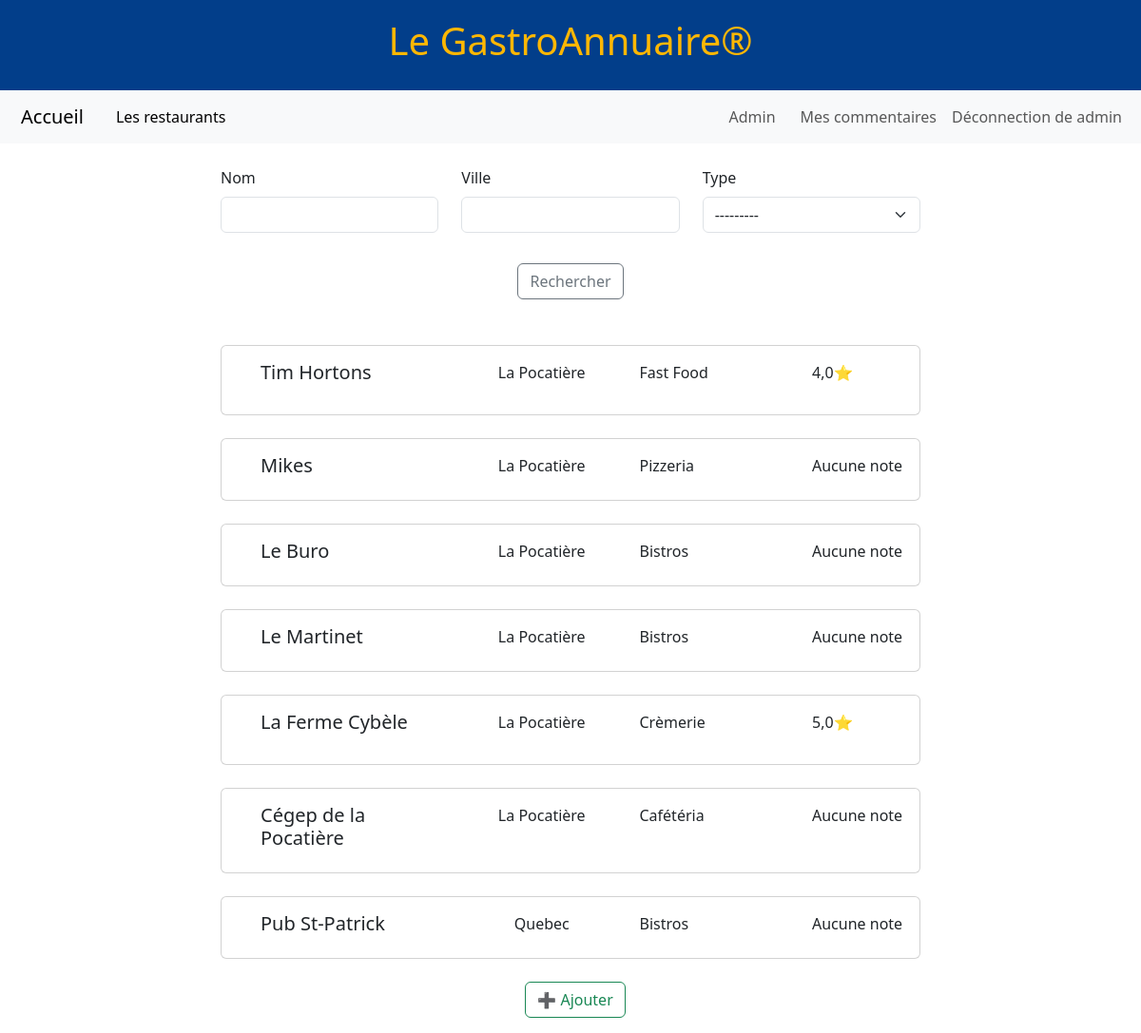
The page /restaurant/listeRestaurant/ (signed in) on the database its author committed.
### restaurant/models.py (models this page shows)
class Restaurant(models.Model):
    noRestaurant        = models.AutoField(primary_key=True)
    nomRestaurant       = models.CharField(max_length=25)
    villeRestaurant     = models.CharField(max_length=25)
    typeRestaurant      = models.ForeignKey(TypeResto,on_delete=models.DO_NOTHING)
    def moyenneNote(self):
       return self.commentaire_set.aggregate(avg_note=Avg('note'))['avg_note']

class TypeResto(models.Model):
    noType              = models.AutoField(primary_key=True)
    nomType             = models.CharField(max_length=20)
    def __str__(self):
        return self.nomType

### restaurant/views.py (the view)
# urls.py: path('listeRestaurant/', listeRestaurant.as_view(), name='listeRestaurant'),
class listeRestaurant(ListView):
    model = Restaurant
    template_name = 'listeRestaurant.html'
    context_object_name = 'restaurants'
    def get_queryset(self):
        queryset = super().get_queryset()
        form = RestaurantFilterForm(self.request.GET)
        if form.is_valid():
            nom = form.cleaned_data.get('nom')
            ville = form.cleaned_data.get('ville')
            type = form.cleaned_data.get('type')
            if nom:
                queryset = queryset.filter(nomRestaurant__icontains=nom)
            if ville:
                queryset = queryset.filter(villeRestaurant__icontains=ville)
            if type:
                queryset = queryset.filter(typeRestaurant=type)
        return queryset
    def get_context_data(self, **kwargs):
        context = super().get_context_data(**kwargs)
        context['filter_form'] = RestaurantFilterForm(self.request.GET)
        return context

### restaurant/forms.py
class RestaurantFilterForm(forms.Form):
    nom = forms.CharField(required=False)
    ville = forms.CharField(required=False)
    type = forms.ModelChoiceField(queryset=TypeResto.objects.all(), required=False)

### restaurant/templates/listeRestaurant.html (shortened to what this page needs)
{% extends 'maitreRestaurant.html' %}
{% load crispy_forms_tags %}
{% block contenu %}
<div class="container">
    <div class="row justify-content-center">
        <div class="col-md-8">
            <form method="get" class="mb-4">
                <div class="row">
                    <div class="col-sm-4">
                        {{ filter_form.nom|as_crispy_field }}
                    </div>
                    <div class="col-sm-4">
                        {{ filter_form.ville|as_crispy_field }}
                    </div>
                    <div class="col-sm-4">
                        {{ filter_form.type|as_crispy_field }}
                    </div>
                </div>
                <div class="text-center mt-3">
                    <button type="submit" class="btn btn-outline-secondary">Rechercher</button>
                </div>
            </form>
            <div class="card-deck" id="restaurantList">
                {% for restaurant in restaurants %}
                <a href="{% url 'detailRestaurant' restaurant.noRestaurant %}" class="card-link">
                    <div class="card mb-4">
                        <div class="card-body">
                            <div class="row">
                                <div class="col-4">
                                    <h5 class="card-title">{{ restaurant.nomRestaurant }}</h5>
                                </div>
                                <div class="col-3 text-center">
                                    <p class="card-text">{{ restaurant.villeRestaurant }}</p>
                                </div>
                                <div class="col-3 text-right">
                                    <p class="card-text">{{ restaurant.typeRestaurant.nomType }}</p>
                                </div>
                                <div class="col-2 text-right">
                                    <p class="card-text">{% if restaurant.moyenneNote != null %}
                                        {{ restaurant.moyenneNote }}⭐</p>
                                        {% else %}
                                        Aucune note
                                        {% endif %}</p>
                                </div>
                            </div>
                        </div>
                    </div>
                </a>
                {% endfor %}
            <div class="text-center">
                {% if user.is_authenticated %}
                <a href="{% url 'ajoutRestaurant' %}" class="btn btn-outline-success">➕ Ajouter</a>
                {% endif %}
            </div>
{% endblock %}

### TPFinal/templates/menu.html (shortened to what this page needs)
<!DOCTYPE html>
<html lang="en">
<head>
    <link rel="stylesheet" href="../static/css/menu.css">
</head>
<body>
    <nav class="navbar navbar-expand-lg bg-body-tertiary">
        <div class="container-fluid">
            <a class="navbar-brand" href="/">Accueil</a>
            <div class="collapse navbar-collapse" id="navbarNavAltMarkup">
                <div class="navbar-nav">
                    <a class="nav-link active" aria-current="page" href="/restaurant/listeRestaurant">Les restaurants</a>
                </div>
            </div>
            <div class="navbar-nav ml-auto">
                {% if user.is_authenticated %}
                {% if user.is_staff %}
                <a class="nav-link" href="/administrateur/administrateur">Admin</a>
            {% endif %}
                    <a class="nav-link" href="/commentaire/ListeCommentaires">Mes commentaires</a>
                    <form method="post" action="{% url 'logout' %}">
                        <button type="submit" class="btn btn-link nav-link">Déconnection de {{ user.username }}</button>
                    </form>
                {% else %}
                    <a class="nav-link" href="/login">Login</a>
                {% endif %}
            </div>
        </div>
    </nav>
</body>
</html>

### TPFinal/static/css/style.css (style rules this page uses)
h5 { margin-left: 25px; }

### TPFinal/static/css/menu.css (style rules this page uses)
body { margin: 0; padding: 0; display: flex; flex-direction: column; min-height: 100vh; overflow-x: hidden; }
a { margin-left: 10px; }

### restaurant/templates/listeRestaurant.html (style rules this page uses)
.card-link { text-decoration: none; color: inherit; }

### rows shown on the page
Restaurant: nomRestaurant "Tim Hortons", villeRestaurant "La Pocatière", typeRestaurant.nomType "Fast Food", moyenneNote "4,0"
Restaurant: nomRestaurant "Mikes", villeRestaurant "La Pocatière", typeRestaurant.nomType "Pizzeria", shows "Aucune note"
Restaurant: nomRestaurant "Le Buro", villeRestaurant "La Pocatière", typeRestaurant.nomType "Bistros", shows "Aucune note"
Restaurant: nomRestaurant "Le Martinet", villeRestaurant "La Pocatière", typeRestaurant.nomType "Bistros", shows "Aucune note"
Restaurant: nomRestaurant "La Ferme Cybèle", villeRestaurant "La Pocatière", typeRestaurant.nomType "Crèmerie", moyenneNote "5,0"
Restaurant: nomRestaurant "Cégep de la Pocatière", villeRestaurant "La Pocatière", typeRestaurant.nomType "Cafétéria", shows "Aucune note"
Restaurant: nomRestaurant "Pub St-Patrick", villeRestaurant "Quebec", typeRestaurant.nomType "Bistros", shows "Aucune note"

### other values the page prints
{{ user.username }} "admin"
